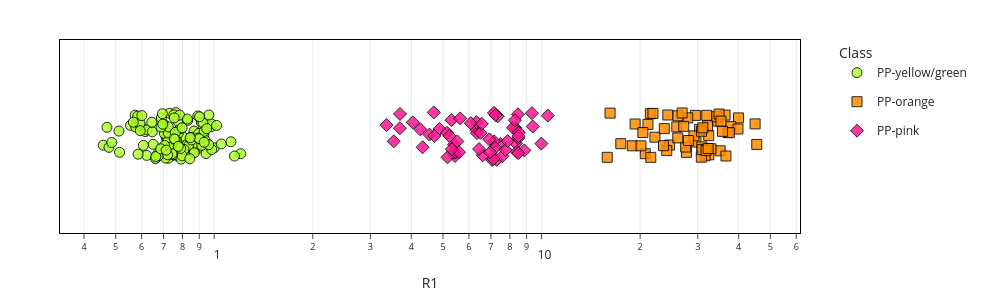

This figure's notebook cell:
### Markdown cell above
## Clustering via intensity ratio

### Code cell
scatter_plot_1d(X_train_df_trans, dim_1='R1', marker_map=_marker_map, marker_dict=marker_dict, color_dict=color_dict, jitter_strength=jitter_strength, random_state=random_state, markersize=markersize, alpha_pts=alpha_pts, x_log=True, sorting_order=sorting_order)

### Figure 1 — Plotly figure (JSON) as saved in the notebook; plotly's stock layout.template omitted (floating-point values rounded to 4 significant figures)
{"data": [{"hovertemplate": "<b>%{text}</b><br><br>class: PP-yellow/green<br>R1: %{x}<br><extra></extra>", "legendgroup": "PP-yellow/green", "marker": {"color": "greenyellow", "line": {"color": "black", "width": 1}, "opacity": 0.85, "size": 10, "symbol": "circle"}, "mode": "markers", "name": "PP-yellow/green", "showlegend": true, "text": ["PP-green_ms1_01", "PP-green_ms1_02", "PP-green_ms1_03", "PP-green_ms1_04", "PP-green_ms1_05", "PP-green_ms1_06", "PP-green_ms1_07", "PP-green_ms1_08", "PP-green_ms1_09", "PP-green_ms1_10", "PP-green_ms1_11", "PP-green_ms1_12", "PP-green_ms1_13", "PP-green_ms1_14", "PP-green_ms1_15", "PP-green_ms1_16", "PP-green_ms1_17", "PP-green_ms1_18", "PP-green_ms1_19", "PP-green_ms1_20", "PP-green_ms1_21", "PP-green_ms1_22", "PP-green_ms1_23", "PP-green_ms1_24", "PP-green_ms1_25", "PP-green_ms1_26", "PP-green_ms1_27", "PP-green_ms1_28", "PP-green_ms1_29", "PP-green_ms1_30", "PP-yellow_ms1_01", "PP-yellow_ms1_02", "PP-yellow_ms1_03", "PP-yellow_ms1_04", "PP-yellow_ms1_05", "PP-yellow_ms1_06", "PP-yellow_ms1_07", "PP-yellow_ms1_08", "PP-yellow_ms1_09", "PP-yellow_ms1_10", "PP-yellow_ms1_11", "PP-yellow_ms1_12", "PP-yellow_ms1_13", "PP-yellow_ms1_14", "PP-yellow_ms1_15", "PP-yellow_ms1_16", "PP-yellow_ms1_17", "PP-yellow_ms1_18", "PP-yellow_ms1_19", "PP-yellow_ms1_20", "PP-yellow_ms1_21", "PP-yellow_ms1_22", "PP-yellow_ms1_23", "PP-yellow_ms1_24", "PP-yellow_ms1_25", "PP-yellow_ms1_26", "PP-yellow_ms1_27", "PP-yellow_ms1_28", "PP-yellow_ms1_29", "PP-yellow_ms1_30", "PP-green_ms2_01", "PP-green_ms2_02", "PP-green_ms2_03", "PP-green_ms2_04", "PP-green_ms2_05", "PP-green_ms2_06", "PP-green_ms2_07", "PP-green_ms2_08", "PP-green_ms2_09", "PP-green_ms2_10", "PP-green_ms2_11", "PP-green_ms2_12", "PP-green_ms2_13", "PP-green_ms2_14", "PP-green_ms2_15", "PP-green_ms2_16", "PP-green_ms2_17", "PP-green_ms2_18", "PP-green_ms2_19", "PP-green_ms2_20", "PP-green_ms2_21", "PP-green_ms2_22", "PP-green_ms2_23", "PP-green_ms2_24", "PP-green_ms2_25", "PP-green_ms2_26", "PP-green_ms2_27", "PP-green_ms2_28", "PP-green_ms2_29", "PP-green_ms2_30", "PP-yellow_ms2_01", "PP-yellow_ms2_02", "PP-yellow_ms2_03", "PP-yellow_ms2_04", "PP-yellow_ms2_05", "PP-yellow_ms2_06", "PP-yellow_ms2_07", "PP-yellow_ms2_08", "PP-yellow_ms2_09", "PP-yellow_ms2_10", "PP-yellow_ms2_11", "PP-yellow_ms2_12", "PP-yellow_ms2_13", "PP-yellow_ms2_14", "PP-yellow_ms2_15", "PP-yellow_ms2_16", "PP-yellow_ms2_17", "PP-yellow_ms2_18", "PP-yellow_ms2_19", "PP-yellow_ms2_20", "PP-yellow_ms2_21", "PP-yellow_ms2_22", "PP-yellow_ms2_23", "PP-yellow_ms2_24", "PP-yellow_ms2_25", "PP-yellow_ms2_26", "PP-yellow_ms2_27", "PP-yellow_ms2_28", "PP-yellow_ms2_29", "PP-yellow_ms2_30"], "type": "scatter", "x": [0.555, 0.5759, 0.5731, 0.6621, 0.4703, 0.5839, 0.7136, 0.6511, 0.6155, 0.5937, 0.7508, 0.6217, 0.6234, 0.6617, 0.7236, 0.4581, 0.8408, 0.5936, 0.5661, 0.5137, 0.6722, 0.8324, 0.9289, 0.7568, 0.7358, 0.718, 0.7781, 0.4771, 0.5943, 0.8625, 0.9381, 0.8582, 0.8429, 0.8709, 0.8849, 0.7352, 0.8579, 0.8763, 0.9792, 0.9441, 0.9148, 0.8002, 0.8676, 0.8233, 0.863, 0.8341, 0.7703, 0.7044, 0.8676, 0.869, 0.7098, 0.8512, 0.7189, 0.5854, 0.6756, 0.7307, 0.9123, 0.5116, 0.7676, 0.601, 0.724, 0.6466, 0.729, 0.7765, 0.7857, 0.7027, 0.7242, 0.6894, 0.663, 0.891, 0.7608, 0.7052, 0.9777, 0.751, 0.7429, 0.7634, 0.7734, 0.7525, 0.9989, 0.852, 0.6075, 0.7836, 0.9633, 0.9242, 0.7916, 0.8085, 0.6884, 1.124, 0.7987, 0.6948, 1.205, 1.153, 0.8972, 0.9827, 0.9159, 0.962, 0.7593, 0.9314, 0.8296, 0.8922, 0.798, 1.017, 0.9007, 0.7205, 0.7548, 0.9316, 0.9021, 0.8444, 0.9486, 0.6962, 0.7557, 0.6861, 0.6445, 0.8279, 0.7896, 0.7763, 0.7135, 0.8421, 1.051, 0.4865], "y": [0.1149, 0.09671, 0.221, -0.2202, 0.09526, 0.2112, -0.01216, -0.0808, 0.05094, 0.1153, -0.1939, -0.1957, 0.06863, -0.2288, -0.2261, -0.09036, -0.1444, 0.1381, 0.1486, -0.1641, -0.18, -0.06498, 0.01482, 0.02118, -0.05994, -0.03417, -0.06967, -0.1127, 0.06035, -0.1153, -0.04069, 0.0063, -0.09803, -0.08288, -0.1287, -0.1179, -0.1364, -0.1038, 0.1024, -0.1777, 0.05951, -0.0007235, -0.155, -0.08624, -0.08441, -0.09626, -0.1939, 0.0311, 0.05595, -0.1686, -0.2232, -0.009847, -0.05559, -0.1826, -0.1991, 0.2407, 0.1503, 0.05612, -0.03718, 0.2169, 0.03567, 0.04876, -0.1123, 0.03299, 0.07931, 0.1262, 0.09926, 0.1913, -0.2074, 0.2127, 0.0427, -0.09281, 0.1332, -0.1885, -0.1796, 0.2479, 0.1602, 0.2234, -0.1179, -0.03614, -0.09188, 0.2213, 0.2228, 0.141, -0.2343, -0.1339, 0.09814, -0.05467, -0.2003, 0.2362, -0.1784, -0.2024, 0.03146, -0.1351, -0.09213, -0.08483, -0.02844, 0.05281, 0.1669, -0.01634, 0.08965, 0.1148, -0.02318, -0.1897, 0.1929, -0.06023, 0.2041, -0.0123, 0.0812, 0.1276, -0.02501, -0.1272, 0.1474, 0.1809, -0.1238, -0.1025, -0.1415, -0.2302, -0.07766, -0.06229]}, {"hovertemplate": "<b>%{text}</b><br><br>class: PP-orange<br>R1: %{x}<br><extra></extra>", "legendgroup": "PP-orange", "marker": {"color": "darkorange", "line": {"color": "black", "width": 1}, "opacity": 0.85, "size": 10, "symbol": "square"}, "mode": "markers", "name": "PP-orange", "showlegend": true, "text": ["PP-orange_ms1_01", "PP-orange_ms1_02", "PP-orange_ms1_03", "PP-orange_ms1_04", "PP-orange_ms1_05", "PP-orange_ms1_06", "PP-orange_ms1_07", "PP-orange_ms1_08", "PP-orange_ms1_09", "PP-orange_ms1_10", "PP-orange_ms1_11", "PP-orange_ms1_12", "PP-orange_ms1_13", "PP-orange_ms1_14", "PP-orange_ms1_15", "PP-orange_ms1_16", "PP-orange_ms1_17", "PP-orange_ms1_18", "PP-orange_ms1_19", "PP-orange_ms1_20", "PP-orange_ms1_21", "PP-orange_ms1_22", "PP-orange_ms1_23", "PP-orange_ms1_24", "PP-orange_ms1_25", "PP-orange_ms1_26", "PP-orange_ms1_27", "PP-orange_ms1_28", "PP-orange_ms1_29", "PP-orange_ms1_30", "PP-orange_ms2_01", "PP-orange_ms2_02", "PP-orange_ms2_03", "PP-orange_ms2_04", "PP-orange_ms2_05", "PP-orange_ms2_06", "PP-orange_ms2_07", "PP-orange_ms2_08", "PP-orange_ms2_09", "PP-orange_ms2_10", "PP-orange_ms2_11", "PP-orange_ms2_12", "PP-orange_ms2_13", "PP-orange_ms2_14", "PP-orange_ms2_15", "PP-orange_ms2_16", "PP-orange_ms2_17", "PP-orange_ms2_18", "PP-orange_ms2_19", "PP-orange_ms2_20", "PP-orange_ms2_21", "PP-orange_ms2_22", "PP-orange_ms2_23", "PP-orange_ms2_24", "PP-orange_ms2_25", "PP-orange_ms2_26", "PP-orange_ms2_27", "PP-orange_ms2_28", "PP-orange_ms2_29", "PP-orange_ms2_30"], "type": "scatter", "x": [39.98, 45.43, 37.84, 32.4, 44.91, 35.12, 31.26, 32.45, 30.39, 37.11, 34.54, 27.7, 36.36, 27.55, 34.25, 29.63, 31.58, 25.88, 24.3, 29.51, 24.62, 27.96, 26.1, 24.13, 21.5, 20.74, 21.56, 15.87, 18.94, 20.12, 39.81, 37.48, 35.7, 31.95, 32.94, 26.07, 36.58, 30.88, 29.21, 34.85, 35.32, 32.15, 30.81, 31.09, 28.1, 30.76, 27.18, 30.91, 31.8, 32.26, 21.13, 22.2, 19.31, 23.71, 16.19, 21.89, 17.46, 26.89, 23.58, 20.39], "y": [0.1927, -0.08208, 0.1032, 0.008833, 0.1306, -0.1481, -0.1304, -0.1894, 0.07329, 0.04102, 0.1602, -0.1649, 0.2213, -0.1095, 0.205, -0.05717, -0.1997, 0.0994, 0.2229, 0.2186, -0.08795, 0.1937, 0.2151, -0.1462, 0.2362, -0.1782, -0.2162, -0.2157, -0.09622, -0.09647, 0.0776, 0.03925, 0.05341, 0.2192, -0.1271, -0.01455, -0.2019, -0.1075, 0.006656, 0.2329, 0.1594, 0.1115, 0.0545, 0.0901, -0.04174, -0.2146, 0.1054, -0.136, -0.1458, -0.1241, 0.1254, -0.007273, 0.1294, 0.08171, 0.2422, 0.2392, -0.07476, 0.2441, -0.09511, 0.04121]}, {"hovertemplate": "<b>%{text}</b><br><br>class: PP-pink<br>R1: %{x}<br><extra></extra>", "legendgroup": "PP-pink", "marker": {"color": "deeppink", "line": {"color": "black", "width": 1}, "opacity": 0.85, "size": 10, "symbol": "diamond"}, "mode": "markers", "name": "PP-pink", "showlegend": true, "text": ["PP-pink_ms1_01", "PP-pink_ms1_02", "PP-pink_ms1_03", "PP-pink_ms1_04", "PP-pink_ms1_05", "PP-pink_ms1_06", "PP-pink_ms1_07", "PP-pink_ms1_08", "PP-pink_ms1_09", "PP-pink_ms1_10", "PP-pink_ms1_11", "PP-pink_ms1_12", "PP-pink_ms1_13", "PP-pink_ms1_14", "PP-pink_ms1_15", "PP-pink_ms1_16", "PP-pink_ms1_17", "PP-pink_ms1_18", "PP-pink_ms1_19", "PP-pink_ms1_20", "PP-pink_ms1_21", "PP-pink_ms1_22", "PP-pink_ms1_23", "PP-pink_ms1_24", "PP-pink_ms1_25", "PP-pink_ms1_26", "PP-pink_ms1_27", "PP-pink_ms1_28", "PP-pink_ms1_29", "PP-pink_ms1_30", "PP-pink_ms2_01", "PP-pink_ms2_02", "PP-pink_ms2_03", "PP-pink_ms2_04", "PP-pink_ms2_05", "PP-pink_ms2_06", "PP-pink_ms2_07", "PP-pink_ms2_08", "PP-pink_ms2_09", "PP-pink_ms2_10", "PP-pink_ms2_11", "PP-pink_ms2_12", "PP-pink_ms2_13", "PP-pink_ms2_14", "PP-pink_ms2_15", "PP-pink_ms2_16", "PP-pink_ms2_17", "PP-pink_ms2_18", "PP-pink_ms2_19", "PP-pink_ms2_20", "PP-pink_ms2_21", "PP-pink_ms2_22", "PP-pink_ms2_23", "PP-pink_ms2_24", "PP-pink_ms2_25", "PP-pink_ms2_26", "PP-pink_ms2_27", "PP-pink_ms2_28", "PP-pink_ms2_29", "PP-pink_ms2_30"], "type": "scatter", "x": [9.988, 9.341, 8.318, 8.471, 7.347, 6.333, 6.612, 8.178, 9.397, 5.305, 4.259, 4.878, 5.398, 4.545, 4.703, 4.686, 5.146, 7.154, 5.439, 4.331, 6.348, 3.359, 7.23, 7.291, 3.691, 4.042, 5.446, 3.694, 5.361, 3.535, 8.354, 8.292, 10.45, 7.588, 8.861, 7.489, 6.328, 6.51, 6.078, 5.53, 8.406, 7.166, 7.218, 5.596, 8.521, 6.443, 7.063, 5.226, 7.764, 5.643, 6.923, 5.161, 7.135, 6.961, 8.489, 8.485, 6.569, 8.5, 5.316, 7.878], "y": [-0.0737, 0.2416, 0.08888, 0.2297, 0.2092, 0.06333, -0.1947, 0.09013, 0.1038, 0.1691, 0.07415, 0.07837, -0.08432, 0.01994, 0.006191, 0.2494, 0.03762, 0.2451, -0.2021, -0.1113, 0.03499, 0.1182, 0.2224, -0.2426, 0.08669, 0.1463, -0.1667, 0.2339, -0.1666, -0.05028, -0.07175, 0.1687, 0.2164, -0.2052, -0.1447, -0.07794, 0.1484, 0.03872, 0.1383, -0.05097, -0.1591, -0.05122, -0.1164, -0.1626, 0.04136, -0.1302, -0.2426, 0.006194, -0.14, 0.1875, -0.02969, -0.216, -0.2326, -0.1647, -0.172, -0.01667, 0.1316, 0.003769, -0.1318, -0.04743]}], "layout": {"height": 300, "legend": {"itemclick": "toggle", "title": {"text": "Class"}, "x": 1.05, "y": 1}, "margin": {"b": 60, "l": 60, "r": 200, "t": 40}, "width": 1000, "xaxis": {"gridcolor": "rgba(0,0,0,0.08)", "linecolor": "black", "linewidth": 1, "mirror": true, "showgrid": true, "showline": true, "ticks": "outside", "title": {"text": "R1"}, "type": "log"}, "yaxis": {"gridcolor": "rgba(0,0,0,0.08)", "linecolor": "black", "linewidth": 1, "mirror": true, "range": [-1, 1], "showgrid": true, "showline": true, "tickmode": "array", "ticktext": [""], "tickvals": []}}}
